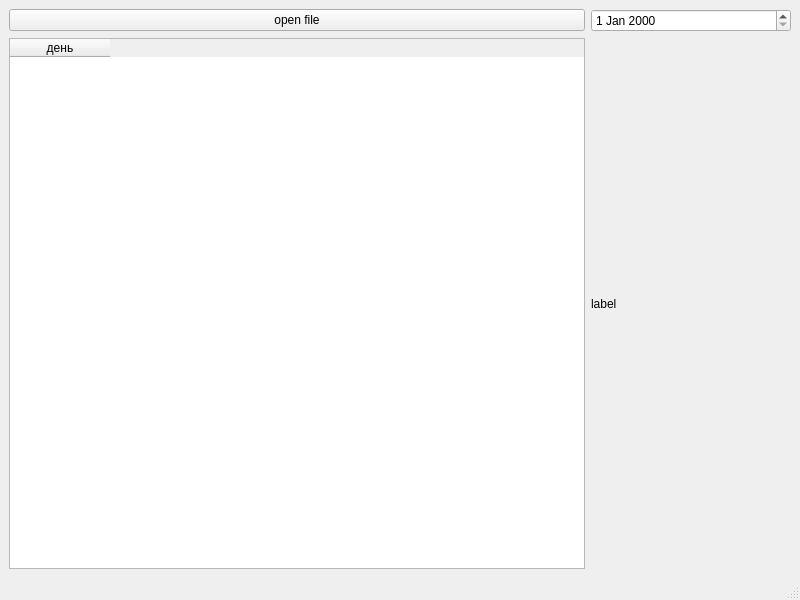
<?xml version="1.0" encoding="UTF-8"?>
<ui version="4.0">
 <class>MainWindow</class>
 <widget class="QMainWindow" name="MainWindow">
  <property name="geometry">
   <rect>
    <x>0</x>
    <y>0</y>
    <width>800</width>
    <height>600</height>
   </rect>
  </property>
  <property name="minimumSize">
   <size>
    <width>800</width>
    <height>600</height>
   </size>
  </property>
  <property name="windowTitle">
   <string>MainWindow</string>
  </property>
  <widget class="QWidget" name="centralwidget">
   <layout class="QGridLayout" name="gridLayout">
    <item row="0" column="0">
     <widget class="QPushButton" name="openFile">
      <property name="text">
       <string>open file</string>
      </property>
     </widget>
    </item>
    <item row="1" column="0">
     <widget class="QTableWidget" name="tableWidget">
      <property name="editTriggers">
       <set>QAbstractItemView::NoEditTriggers</set>
      </property>
      <property name="selectionMode">
       <enum>QAbstractItemView::SingleSelection</enum>
      </property>
      <column>
       <property name="text">
        <string>день</string>
       </property>
      </column>
     </widget>
    </item>
    <item row="1" column="1">
     <widget class="QLabel" name="label">
      <property name="minimumSize">
       <size>
        <width>200</width>
        <height>0</height>
       </size>
      </property>
      <property name="text">
       <string>label</string>
      </property>
     </widget>
    </item>
    <item row="0" column="1">
     <widget class="QDateEdit" name="dateEdit"/>
    </item>
   </layout>
  </widget>
  <widget class="QMenuBar" name="menubar">
   <property name="geometry">
    <rect>
     <x>0</x>
     <y>0</y>
     <width>800</width>
     <height>30</height>
    </rect>
   </property>
  </widget>
  <widget class="QStatusBar" name="statusbar"/>
 </widget>
 <resources/>
 <connections/>
</ui>
